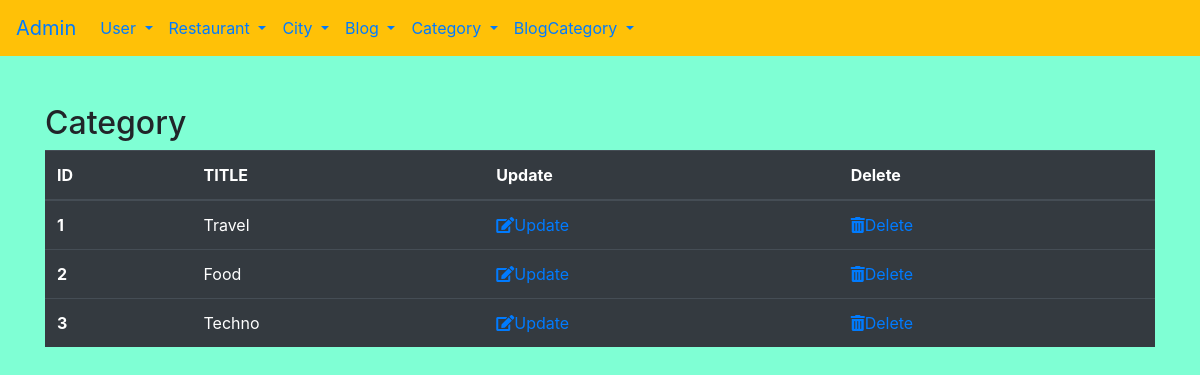
Screenshot of /admin/blogcategorylist with the database file from the repository.
### gricklo/models.py (models this page shows, shortened)
class BlogCategory(db.Model):
    __tablename__ = "blogcategory"
    id = db.Column(db.Integer, primary_key = True)
    title = db.Column(db.String(50),nullable = False)
    blog =db.relationship('Blog', backref='categories',lazy=True)

### gricklo/controlers.py (the view)
@app.route('/admin/blogcategorylist')
def blogcategory_list():
    blogcategories = BlogCategory.query.all()
    return render_template('admin/blogcategorylist.html', blogcategories=blogcategories)

### gricklo/templates/admin/blogcategorylist.html
{% extends "admin/base.html"%}
{% block content%}
<h2>Category</h2>
  <table class="table table-dark">
    <thead>
      <tr>
        <th scope="col">ID</th>
        <th scope="col">TITLE</th>
        <th scope="col">Update</th>
        <th scope="col">Delete</th>
      </tr>
    </thead>
    <tbody>
        {% for blogcategory in blogcategories %}
        <tr>
            <th scope="row">{{blogcategory.id}}</th>
            <td>{{blogcategory.title}}</td>
            <td><a href="{{url_for('blogcategory_edit', id=blogcategory.id)}}"><i class="fas fa-edit"></i>Update</a></td>
            <td><a href="{{url_for('blogcategory_delete', id=blogcategory.id)}}" onclick="return confirm('Are you sure to delete?')"><i class="fas fa-trash-alt"></i>Delete</a></td>
          </tr>
        {% endfor %}
    </tbody>
  </table>
{% endblock %}

### rows the page displays
BlogCategory: id "1", title "Travel"
BlogCategory: id "2", title "Food"
BlogCategory: id "3", title "Techno"
